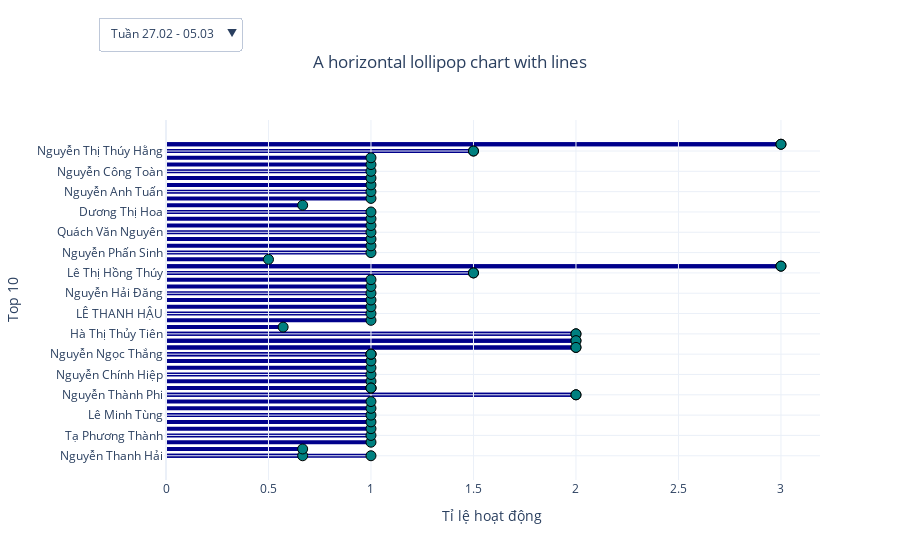

Notebook source saved alongside this figure:
### Code cell
# create figure
fig = go.Figure()

# Add surface trace
fig.add_trace(go.Scatter(
    x= [df['Tỉ lệ hoạt động']],
    y= [df[' Rm name']],
    mode='markers',
    marker=dict(
        color='teal',
        size=10,
        line=dict(
            color='black',
            width=1
        )   
)))

shapes = [dict(
            type='line',
            x0 = df.iloc[i]['Tỉ lệ hoạt động'],
            y0 = df.iloc[i][' Rm name'],
            x1 = 0,
            y1 = df.iloc[i][' Rm name'],
            line=dict(
                color='darkblue', 
                width = 4),
            layer='below') 
            for i in range(0, len(df))]


# Update plot sizing
fig.update_layout(
    shapes=shapes,
    template="plotly_white",
)


# Add dropdown
fig.update_layout(
    updatemenus=[
        dict(
            buttons=list([
                dict(
                    args=[{'x': [df['Tỉ lệ hoạt động'][df['w']=='w1']],
                           'y': [df[' Rm name'][df['w']=='w1']]
                           }],
                    label="Tuần 27.02 - 05.03",
                    method="restyle"
                ),
                dict(
                    args=[{'x': [df['Tỉ lệ hoạt động'][df['w']=='w2']],
                           'y': [df[' Rm name'][df['w']=='w2']]
                           }],
                    label="Tuần 06.03 - 12.03",
                    method="restyle"
                ),
                dict(
                    args=[{'x': [df['Tỉ lệ hoạt động'][df['w']=='w3']],
                           'y': [df[' Rm name'][df['w']=='w3']]
                           }],
                    label="Tuần 13.03 - 19.03",
                    method="restyle"
                ),
                dict(
                    args=[{'x': [df['Tỉ lệ hoạt động'][df['w']=='w4']],
                           'y': [df[' Rm name'][df['w']=='w4']]
                           }],
                    label="Tuần 20.03 - 26.03",
                    method="restyle"
                ),
                dict(
                    args=[{'x': [df['Tỉ lệ hoạt động'][df['w']=='w5']],
                           'y': [df[' Rm name'][df['w']=='w5']]
                           }],
                    label="Tuần 27.03 - 01.04",
                    method="restyle"
                ),
                dict(
                    args=[{'x': [df['Tỉ lệ hoạt động'][df['w']=='all']],
                           'y': [df[' Rm name'][df['w']=='all']]
                           }],
                    label="Tháng 3",
                    method="restyle"
                )
            ]),
            direction="down",
            pad={"r": 10, "t": 5},
            showactive=True,
            x=-0.1,
            xanchor="left",
            y=1.3,
            yanchor="top"
        ),
    ]
)


# Add annotation
fig.update_layout(
    title={
        'text': "A horizontal lollipop chart with lines",
        'x': 0.5,
        'y': 0.9
    },
    xaxis_title="Tỉ lệ hoạt động",
    yaxis_title="Top 10"
)

fig.show()

### Figure 1 — Plotly figure (JSON) as saved in the notebook; plotly's stock layout.template omitted (floating-point values rounded to 4 significant figures)
{"data": [{"marker": {"color": "teal", "line": {"color": "black", "width": 1}, "size": 10}, "mode": "markers", "type": "scatter", "x": [0.6667, 0.6667, 1, 1, 1, 1, 1, 1, 1, 2, 1, 1, 1, 1, 1, 1, 1, 2, 2, 2, 0.5714, 1, 1, 1, 1, 1, 1, 1, 1.5, 3, 0.5, 1, 1, 1, 1, 1, 1, 1, 1, 1, 0.6667, 1, 1, 1, 1, 1, 1, 1, 1.5, 3, 1, 1, 1.5, 1.5, 2, 2, 2, 2, 3, 3], "y": ["Nguyễn Thanh Hải", "Phạm Thị Trang Nhung", "Nguyễn Duy Minh", "Tạ Phương Thành", "Nguyễn Phan Quỳnh Na", "Mai Hoàng Phú", "Lê Minh Tùng", "Nguyễn Xuân Trường", "Dương Đình Tân", "Nguyễn Thành Phi", "Đinh Thị Thu Thảo", "Nguyễn Thị Thảo Yến", "Nguyễn Chính Hiệp", "Huỳnh Thị Bích Tuyền", "Phạm Ngọc Điệp", "Nguyễn Thanh Hải", "Nguyễn Ngọc Thắng", "Nguyễn Thị Ngọc Lan", "Đặng Thị Trúc Duyên", "Hà Thị Thủy Tiên", "Phạm Văn Thìn", "Lê Hoàng Dzũ", "LÊ THANH HẬU", "Trần Nho Liêm", "Phạm Thị Hoa Mai", "Nguyễn Hải Đăng", "Nguyễn Đình Trí", "Trần Thị Lâm Quỳnh", "Lê Thị Hồng Thúy", "Hồ Hữu Thông", "Nguyễn Thị Tố Trâm", "Nguyễn Phấn Sinh", "Thang Hữu Duy", "Nguyễn Thị Phương Uyên", "Quách Văn Nguyên", "Đinh Thị Thu Thảo", "Lê Thị Quỳnh Trang", "Đô Bá Dũng", "Nguyễn Ngọc Thắng", "Dương Thị Hoa", "Đỗ Thị Hường", "Nguyễn Thị Thái Phương", "Nguyễn Anh Tuấn", "Nguyễn Thị Minh Ngọc", "Lê Văn Thành", "Nguyễn Công Toàn", "Đinh Minh Thư", "Nguyễn Ngọc Thành", "Nguyễn Thị Thúy Hằng", "Nguyễn Mạnh Cường", "Nguyễn Ngọc Thắng", "Đinh Thị Thu Thảo", "Lê Thị Hồng Thúy", "Nguyễn Thị Thúy Hằng", "Nguyễn Thành Phi", "Hà Thị Thủy Tiên", "Đặng Thị Trúc Duyên", "Nguyễn Thị Ngọc Lan", "Nguyễn Mạnh Cường", "Hồ Hữu Thông"]}], "layout": {"shapes": [{"layer": "below", "line": {"color": "darkblue", "width": 4}, "type": "line", "x0": 0.6667, "x1": 0, "y0": "Nguyễn Thanh Hải", "y1": "Nguyễn Thanh Hải"}, {"layer": "below", "line": {"color": "darkblue", "width": 4}, "type": "line", "x0": 0.6667, "x1": 0, "y0": "Phạm Thị Trang Nhung", "y1": "Phạm Thị Trang Nhung"}, {"layer": "below", "line": {"color": "darkblue", "width": 4}, "type": "line", "x0": 1, "x1": 0, "y0": "Nguyễn Duy Minh", "y1": "Nguyễn Duy Minh"}, {"layer": "below", "line": {"color": "darkblue", "width": 4}, "type": "line", "x0": 1, "x1": 0, "y0": "Tạ Phương Thành", "y1": "Tạ Phương Thành"}, {"layer": "below", "line": {"color": "darkblue", "width": 4}, "type": "line", "x0": 1, "x1": 0, "y0": "Nguyễn Phan Quỳnh Na", "y1": "Nguyễn Phan Quỳnh Na"}, {"layer": "below", "line": {"color": "darkblue", "width": 4}, "type": "line", "x0": 1, "x1": 0, "y0": "Mai Hoàng Phú", "y1": "Mai Hoàng Phú"}, {"layer": "below", "line": {"color": "darkblue", "width": 4}, "type": "line", "x0": 1, "x1": 0, "y0": "Lê Minh Tùng", "y1": "Lê Minh Tùng"}, {"layer": "below", "line": {"color": "darkblue", "width": 4}, "type": "line", "x0": 1, "x1": 0, "y0": "Nguyễn Xuân Trường", "y1": "Nguyễn Xuân Trường"}, {"layer": "below", "line": {"color": "darkblue", "width": 4}, "type": "line", "x0": 1, "x1": 0, "y0": "Dương Đình Tân", "y1": "Dương Đình Tân"}, {"layer": "below", "line": {"color": "darkblue", "width": 4}, "type": "line", "x0": 2, "x1": 0, "y0": "Nguyễn Thành Phi", "y1": "Nguyễn Thành Phi"}, {"layer": "below", "line": {"color": "darkblue", "width": 4}, "type": "line", "x0": 1, "x1": 0, "y0": "Đinh Thị Thu Thảo", "y1": "Đinh Thị Thu Thảo"}, {"layer": "below", "line": {"color": "darkblue", "width": 4}, "type": "line", "x0": 1, "x1": 0, "y0": "Nguyễn Thị Thảo Yến", "y1": "Nguyễn Thị Thảo Yến"}, {"layer": "below", "line": {"color": "darkblue", "width": 4}, "type": "line", "x0": 1, "x1": 0, "y0": "Nguyễn Chính Hiệp", "y1": "Nguyễn Chính Hiệp"}, {"layer": "below", "line": {"color": "darkblue", "width": 4}, "type": "line", "x0": 1, "x1": 0, "y0": "Huỳnh Thị Bích Tuyền", "y1": "Huỳnh Thị Bích Tuyền"}, {"layer": "below", "line": {"color": "darkblue", "width": 4}, "type": "line", "x0": 1, "x1": 0, "y0": "Phạm Ngọc Điệp", "y1": "Phạm Ngọc Điệp"}, {"layer": "below", "line": {"color": "darkblue", "width": 4}, "type": "line", "x0": 1, "x1": 0, "y0": "Nguyễn Thanh Hải", "y1": "Nguyễn Thanh Hải"}, {"layer": "below", "line": {"color": "darkblue", "width": 4}, "type": "line", "x0": 1, "x1": 0, "y0": "Nguyễn Ngọc Thắng", "y1": "Nguyễn Ngọc Thắng"}, {"layer": "below", "line": {"color": "darkblue", "width": 4}, "type": "line", "x0": 2, "x1": 0, "y0": "Nguyễn Thị Ngọc Lan", "y1": "Nguyễn Thị Ngọc Lan"}, {"layer": "below", "line": {"color": "darkblue", "width": 4}, "type": "line", "x0": 2, "x1": 0, "y0": "Đặng Thị Trúc Duyên", "y1": "Đặng Thị Trúc Duyên"}, {"layer": "below", "line": {"color": "darkblue", "width": 4}, "type": "line", "x0": 2, "x1": 0, "y0": "Hà Thị Thủy Tiên", "y1": "Hà Thị Thủy Tiên"}, {"layer": "below", "line": {"color": "darkblue", "width": 4}, "type": "line", "x0": 0.5714, "x1": 0, "y0": "Phạm Văn Thìn", "y1": "Phạm Văn Thìn"}, {"layer": "below", "line": {"color": "darkblue", "width": 4}, "type": "line", "x0": 1, "x1": 0, "y0": "Lê Hoàng Dzũ", "y1": "Lê Hoàng Dzũ"}, {"layer": "below", "line": {"color": "darkblue", "width": 4}, "type": "line", "x0": 1, "x1": 0, "y0": "LÊ THANH HẬU", "y1": "LÊ THANH HẬU"}, {"layer": "below", "line": {"color": "darkblue", "width": 4}, "type": "line", "x0": 1, "x1": 0, "y0": "Trần Nho Liêm", "y1": "Trần Nho Liêm"}, {"layer": "below", "line": {"color": "darkblue", "width": 4}, "type": "line", "x0": 1, "x1": 0, "y0": "Phạm Thị Hoa Mai", "y1": "Phạm Thị Hoa Mai"}, {"layer": "below", "line": {"color": "darkblue", "width": 4}, "type": "line", "x0": 1, "x1": 0, "y0": "Nguyễn Hải Đăng", "y1": "Nguyễn Hải Đăng"}, {"layer": "below", "line": {"color": "darkblue", "width": 4}, "type": "line", "x0": 1, "x1": 0, "y0": "Nguyễn Đình Trí", "y1": "Nguyễn Đình Trí"}, {"layer": "below", "line": {"color": "darkblue", "width": 4}, "type": "line", "x0": 1, "x1": 0, "y0": "Trần Thị Lâm Quỳnh", "y1": "Trần Thị Lâm Quỳnh"}, {"layer": "below", "line": {"color": "darkblue", "width": 4}, "type": "line", "x0": 1.5, "x1": 0, "y0": "Lê Thị Hồng Thúy", "y1": "Lê Thị Hồng Thúy"}, {"layer": "below", "line": {"color": "darkblue", "width": 4}, "type": "line", "x0": 3, "x1": 0, "y0": "Hồ Hữu Thông", "y1": "Hồ Hữu Thông"}, {"layer": "below", "line": {"color": "darkblue", "width": 4}, "type": "line", "x0": 0.5, "x1": 0, "y0": "Nguyễn Thị Tố Trâm", "y1": "Nguyễn Thị Tố Trâm"}, {"layer": "below", "line": {"color": "darkblue", "width": 4}, "type": "line", "x0": 1, "x1": 0, "y0": "Nguyễn Phấn Sinh", "y1": "Nguyễn Phấn Sinh"}, {"layer": "below", "line": {"color": "darkblue", "width": 4}, "type": "line", "x0": 1, "x1": 0, "y0": "Thang Hữu Duy", "y1": "Thang Hữu Duy"}, {"layer": "below", "line": {"color": "darkblue", "width": 4}, "type": "line", "x0": 1, "x1": 0, "y0": "Nguyễn Thị Phương Uyên", "y1": "Nguyễn Thị Phương Uyên"}, {"layer": "below", "line": {"color": "darkblue", "width": 4}, "type": "line", "x0": 1, "x1": 0, "y0": "Quách Văn Nguyên", "y1": "Quách Văn Nguyên"}, {"layer": "below", "line": {"color": "darkblue", "width": 4}, "type": "line", "x0": 1, "x1": 0, "y0": "Đinh Thị Thu Thảo", "y1": "Đinh Thị Thu Thảo"}, {"layer": "below", "line": {"color": "darkblue", "width": 4}, "type": "line", "x0": 1, "x1": 0, "y0": "Lê Thị Quỳnh Trang", "y1": "Lê Thị Quỳnh Trang"}, {"layer": "below", "line": {"color": "darkblue", "width": 4}, "type": "line", "x0": 1, "x1": 0, "y0": "Đô Bá Dũng", "y1": "Đô Bá Dũng"}, {"layer": "below", "line": {"color": "darkblue", "width": 4}, "type": "line", "x0": 1, "x1": 0, "y0": "Nguyễn Ngọc Thắng", "y1": "Nguyễn Ngọc Thắng"}, {"layer": "below", "line": {"color": "darkblue", "width": 4}, "type": "line", "x0": 1, "x1": 0, "y0": "Dương Thị Hoa", "y1": "Dương Thị Hoa"}, {"layer": "below", "line": {"color": "darkblue", "width": 4}, "type": "line", "x0": 0.6667, "x1": 0, "y0": "Đỗ Thị Hường", "y1": "Đỗ Thị Hường"}, {"layer": "below", "line": {"color": "darkblue", "width": 4}, "type": "line", "x0": 1, "x1": 0, "y0": "Nguyễn Thị Thái Phương", "y1": "Nguyễn Thị Thái Phương"}, {"layer": "below", "line": {"color": "darkblue", "width": 4}, "type": "line", "x0": 1, "x1": 0, "y0": "Nguyễn Anh Tuấn", "y1": "Nguyễn Anh Tuấn"}, {"layer": "below", "line": {"color": "darkblue", "width": 4}, "type": "line", "x0": 1, "x1": 0, "y0": "Nguyễn Thị Minh Ngọc", "y1": "Nguyễn Thị Minh Ngọc"}, {"layer": "below", "line": {"color": "darkblue", "width": 4}, "type": "line", "x0": 1, "x1": 0, "y0": "Lê Văn Thành", "y1": "Lê Văn Thành"}, {"layer": "below", "line": {"color": "darkblue", "width": 4}, "type": "line", "x0": 1, "x1": 0, "y0": "Nguyễn Công Toàn", "y1": "Nguyễn Công Toàn"}, {"layer": "below", "line": {"color": "darkblue", "width": 4}, "type": "line", "x0": 1, "x1": 0, "y0": "Đinh Minh Thư", "y1": "Đinh Minh Thư"}, {"layer": "below", "line": {"color": "darkblue", "width": 4}, "type": "line", "x0": 1, "x1": 0, "y0": "Nguyễn Ngọc Thành", "y1": "Nguyễn Ngọc Thành"}, {"layer": "below", "line": {"color": "darkblue", "width": 4}, "type": "line", "x0": 1.5, "x1": 0, "y0": "Nguyễn Thị Thúy Hằng", "y1": "Nguyễn Thị Thúy Hằng"}, {"layer": "below", "line": {"color": "darkblue", "width": 4}, "type": "line", "x0": 3, "x1": 0, "y0": "Nguyễn Mạnh Cường", "y1": "Nguyễn Mạnh Cường"}, {"layer": "below", "line": {"color": "darkblue", "width": 4}, "type": "line", "x0": 1, "x1": 0, "y0": "Nguyễn Ngọc Thắng", "y1": "Nguyễn Ngọc Thắng"}, {"layer": "below", "line": {"color": "darkblue", "width": 4}, "type": "line", "x0": 1, "x1": 0, "y0": "Đinh Thị Thu Thảo", "y1": "Đinh Thị Thu Thảo"}, {"layer": "below", "line": {"color": "darkblue", "width": 4}, "type": "line", "x0": 1.5, "x1": 0, "y0": "Lê Thị Hồng Thúy", "y1": "Lê Thị Hồng Thúy"}, {"layer": "below", "line": {"color": "darkblue", "width": 4}, "type": "line", "x0": 1.5, "x1": 0, "y0": "Nguyễn Thị Thúy Hằng", "y1": "Nguyễn Thị Thúy Hằng"}, {"layer": "below", "line": {"color": "darkblue", "width": 4}, "type": "line", "x0": 2, "x1": 0, "y0": "Nguyễn Thành Phi", "y1": "Nguyễn Thành Phi"}, {"layer": "below", "line": {"color": "darkblue", "width": 4}, "type": "line", "x0": 2, "x1": 0, "y0": "Hà Thị Thủy Tiên", "y1": "Hà Thị Thủy Tiên"}, {"layer": "below", "line": {"color": "darkblue", "width": 4}, "type": "line", "x0": 2, "x1": 0, "y0": "Đặng Thị Trúc Duyên", "y1": "Đặng Thị Trúc Duyên"}, {"layer": "below", "line": {"color": "darkblue", "width": 4}, "type": "line", "x0": 2, "x1": 0, "y0": "Nguyễn Thị Ngọc Lan", "y1": "Nguyễn Thị Ngọc Lan"}, {"layer": "below", "line": {"color": "darkblue", "width": 4}, "type": "line", "x0": 3, "x1": 0, "y0": "Nguyễn Mạnh Cường", "y1": "Nguyễn Mạnh Cường"}, {"layer": "below", "line": {"color": "darkblue", "width": 4}, "type": "line", "x0": 3, "x1": 0, "y0": "Hồ Hữu Thông", "y1": "Hồ Hữu Thông"}], "title": {"text": "A horizontal lollipop chart with lines", "x": 0.5, "y": 0.9}, "updatemenus": [{"buttons": [{"args": [{"x": [[0.6667, 0.6667, 1, 1, 1, 1, 1, 1, 1, 2]], "y": [["Nguyễn Thanh Hải", "Phạm Thị Trang Nhung", "Nguyễn Duy Minh", "Tạ Phương Thành", "Nguyễn Phan Quỳnh Na", "Mai Hoàng Phú", "Lê Minh Tùng", "Nguyễn Xuân Trường", "Dương Đình Tân", "Nguyễn Thành Phi"]]}], "label": "Tuần 27.02 - 05.03", "method": "restyle"}, {"args": [{"x": [[1, 1, 1, 1, 1, 1, 1, 2, 2, 2]], "y": [["Đinh Thị Thu Thảo", "Nguyễn Thị Thảo Yến", "Nguyễn Chính Hiệp", "Huỳnh Thị Bích Tuyền", "Phạm Ngọc Điệp", "Nguyễn Thanh Hải", "Nguyễn Ngọc Thắng", "Nguyễn Thị Ngọc Lan", "Đặng Thị Trúc Duyên", "Hà Thị Thủy Tiên"]]}], "label": "Tuần 06.03 - 12.03", "method": "restyle"}, {"args": [{"x": [[0.5714, 1, 1, 1, 1, 1, 1, 1, 1.5, 3]], "y": [["Phạm Văn Thìn", "Lê Hoàng Dzũ", "LÊ THANH HẬU", "Trần Nho Liêm", "Phạm Thị Hoa Mai", "Nguyễn Hải Đăng", "Nguyễn Đình Trí", "Trần Thị Lâm Quỳnh", "Lê Thị Hồng Thúy", "Hồ Hữu Thông"]]}], "label": "Tuần 13.03 - 19.03", "method": "restyle"}, {"args": [{"x": [[0.5, 1, 1, 1, 1, 1, 1, 1, 1, 1]], "y": [["Nguyễn Thị Tố Trâm", "Nguyễn Phấn Sinh", "Thang Hữu Duy", "Nguyễn Thị Phương Uyên", "Quách Văn Nguyên", "Đinh Thị Thu Thảo", "Lê Thị Quỳnh Trang", "Đô Bá Dũng", "Nguyễn Ngọc Thắng", "Dương Thị Hoa"]]}], "label": "Tuần 20.03 - 26.03", "method": "restyle"}, {"args": [{"x": [[0.6667, 1, 1, 1, 1, 1, 1, 1, 1.5, 3]], "y": [["Đỗ Thị Hường", "Nguyễn Thị Thái Phương", "Nguyễn Anh Tuấn", "Nguyễn Thị Minh Ngọc", "Lê Văn Thành", "Nguyễn Công Toàn", "Đinh Minh Thư", "Nguyễn Ngọc Thành", "Nguyễn Thị Thúy Hằng", "Nguyễn Mạnh Cường"]]}], "label": "Tuần 27.03 - 01.04", "method": "restyle"}, {"args": [{"x": [[1, 1, 1.5, 1.5, 2, 2, 2, 2, 3, 3]], "y": [["Nguyễn Ngọc Thắng", "Đinh Thị Thu Thảo", "Lê Thị Hồng Thúy", "Nguyễn Thị Thúy Hằng", "Nguyễn Thành Phi", "Hà Thị Thủy Tiên", "Đặng Thị Trúc Duyên", "Nguyễn Thị Ngọc Lan", "Nguyễn Mạnh Cường", "Hồ Hữu Thông"]]}], "label": "Tháng 3", "method": "restyle"}], "direction": "down", "pad": {"r": 10, "t": 5}, "showactive": true, "x": -0.1, "xanchor": "left", "y": 1.3, "yanchor": "top"}], "xaxis": {"title": {"text": "Tỉ lệ hoạt động"}}, "yaxis": {"title": {"text": "Top 10"}}}}
